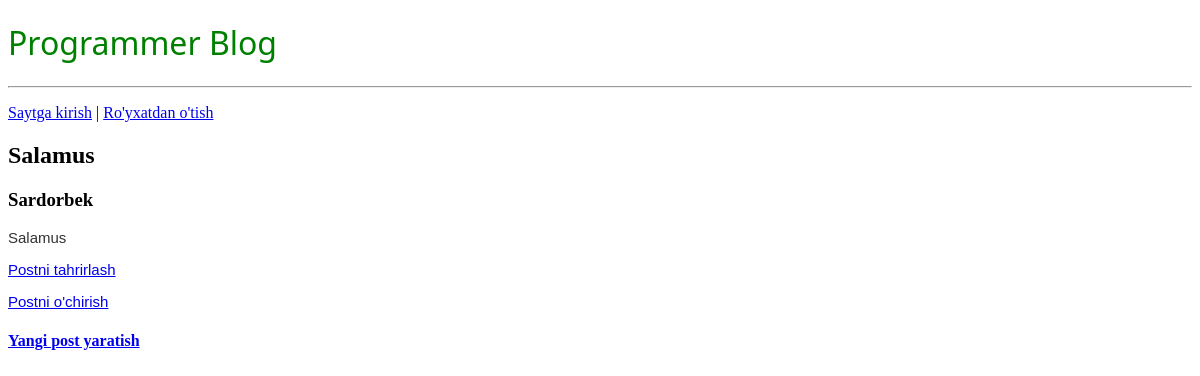
Screenshot of /post/3 with the database file from the repository.
### blog/models.py (models this page shows, shortened)
class Post(models.Model):
    title = models.CharField(max_length=200)
    author = models.ForeignKey(
        'auth.User',
        on_delete=models.CASCADE
    )
    body = models.TextField()

### blog/views.py (the view)
# urls.py: path('post/<int:pk>' , BlogDetailView.as_view() , name='post_detail'),
class BlogDetailView(DetailView):
    model = Post
    template_name = 'postdetail.html'

### templates/postdetail.html
{% extends 'base.html' %}
{% block content %}
    <div class="post-entry">
        <h2>{{post.title}}</h2>
        <h3>{{post.author}}</h3>
        <p>{{ post.body}}</p>
        <p><a href="{% url 'post_edit' post.pk %}">Postni tahrirlash</a></p>
        <p><a href="{% url 'post_del' post.pk %}">Postni o'chirish</a></p>
    </div>
{% endblock content %}

### static/css/base.css (style rules this page uses)
.post-entry p { font-family: sans-serif; color: #333; font-size: 15px; }

### rows the page displays
Post: title "Salamus", author "Sardorbek", body "Salamus"
